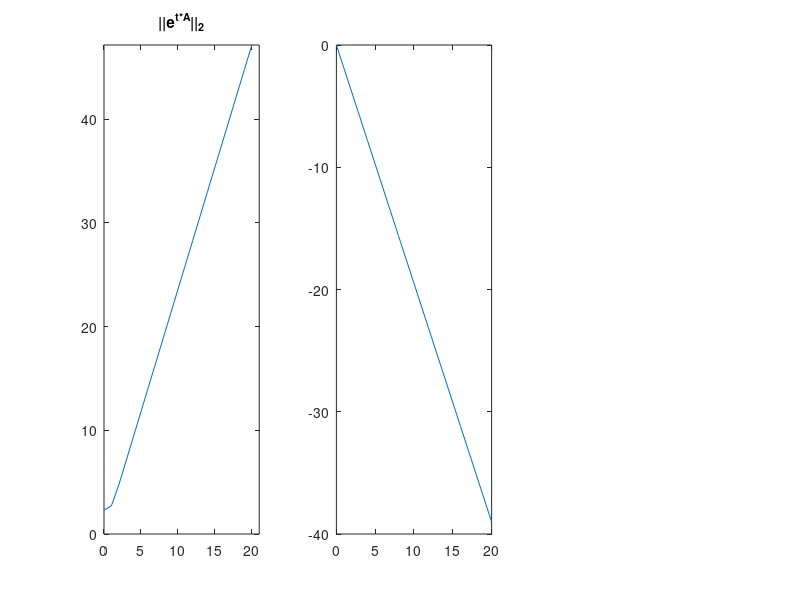

The MATLAB source for this figure: (Note: this script raises an error after producing the figure.)
%MATH543 Homework # 6: 
% Trefethen and Bau Problem 24.3

for m=1:10
    
    A = normrnd(0, 1, 10, 10) - 2*eye(10);
    t = 0:20;

    for n=1:21
        f1(n) = norm(exp(t(n)*A));
    end
    [~, val] = eigs(A);
    val = diag(val);
    spectral_abcessa = max(real(val));
    f2 = exp(t*spectral_abcessa);

maxy = max(max(log(f1)), max(abs(log(f2))))

subplot(1, 3, 1);
plot(t, log(f1));
title('||e^{t*A}||_2')
axis([0, 21, 0, maxy])

subplot(1, 3, 2);   
plot(t, log(f2));
axis([0, 21, 0, -maxy])
title('e^{t*\alpha(A)}')

subplot(1, 3, 3);
plot(t, abs( abs(log(f1)) - abs(log(f2))))
title('||e^{t*A}||_2 -  |e^{t*\alpha(A)}|')
axis([0, 21, -maxy, maxy])

filename = sprintf('hw6_%03.g.png', m);
print(filename, '-dpng');
end